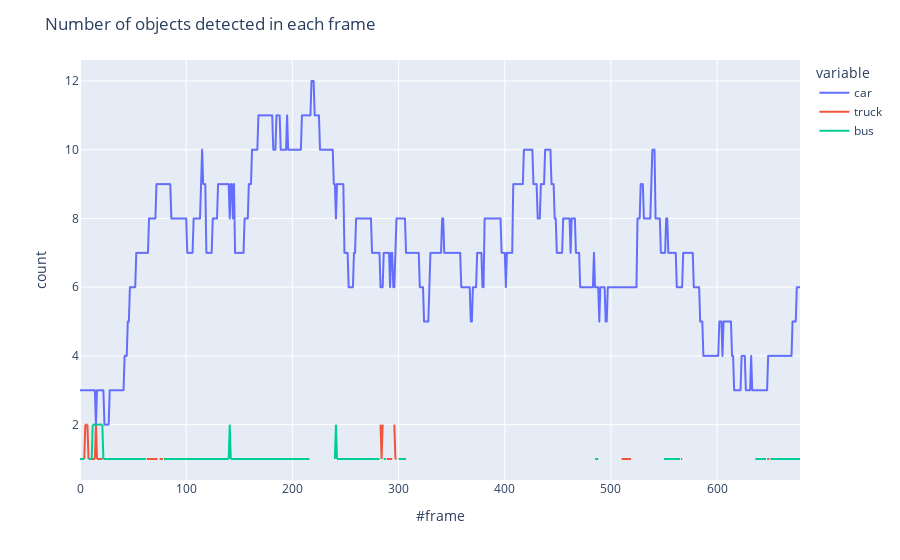

Notebook code cell kept with this figure:
### Code cell
fig = px.line(df_class_counts)
fig.update_layout(title=dict(text="Number of objects detected in each frame"), xaxis_title="#frame", yaxis_title="count")
fig.show()

### Figure 1 — Plotly figure (JSON) as saved in the notebook; plotly's stock layout.template omitted (floating-point values rounded to 4 significant figures; data arrays with more than 128 entries replaced by an {"elided": "..."} marker saying what was removed)
{"data": [{"hovertemplate": "variable=car<br>index=%{x}<br>value=%{y}<extra></extra>", "legendgroup": "car", "line": {"color": "#636efa", "dash": "solid"}, "marker": {"symbol": "circle"}, "mode": "lines", "name": "car", "showlegend": true, "type": "scattergl", "x": {"elided": "679 int values"}, "xaxis": "x", "y": {"elided": "679 int values"}, "yaxis": "y"}, {"hovertemplate": "variable=truck<br>index=%{x}<br>value=%{y}<extra></extra>", "legendgroup": "truck", "line": {"color": "#EF553B", "dash": "solid"}, "marker": {"symbol": "circle"}, "mode": "lines", "name": "truck", "showlegend": true, "type": "scattergl", "x": {"elided": "679 int values"}, "xaxis": "x", "y": {"elided": "679 int values"}, "yaxis": "y"}, {"hovertemplate": "variable=bus<br>index=%{x}<br>value=%{y}<extra></extra>", "legendgroup": "bus", "line": {"color": "#00cc96", "dash": "solid"}, "marker": {"symbol": "circle"}, "mode": "lines", "name": "bus", "showlegend": true, "type": "scattergl", "x": {"elided": "679 int values"}, "xaxis": "x", "y": {"elided": "679 int values"}, "yaxis": "y"}], "layout": {"legend": {"title": {"text": "variable"}, "tracegroupgap": 0}, "margin": {"t": 60}, "title": {"text": "Number of objects detected in each frame"}, "xaxis": {"anchor": "y", "domain": [0, 1], "title": {"text": "#frame"}}, "yaxis": {"anchor": "x", "domain": [0, 1], "title": {"text": "count"}}}}
